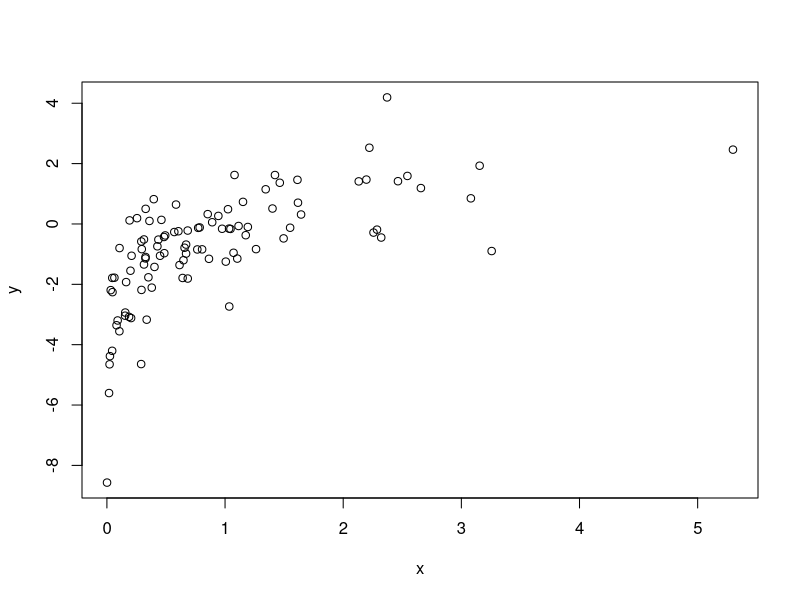
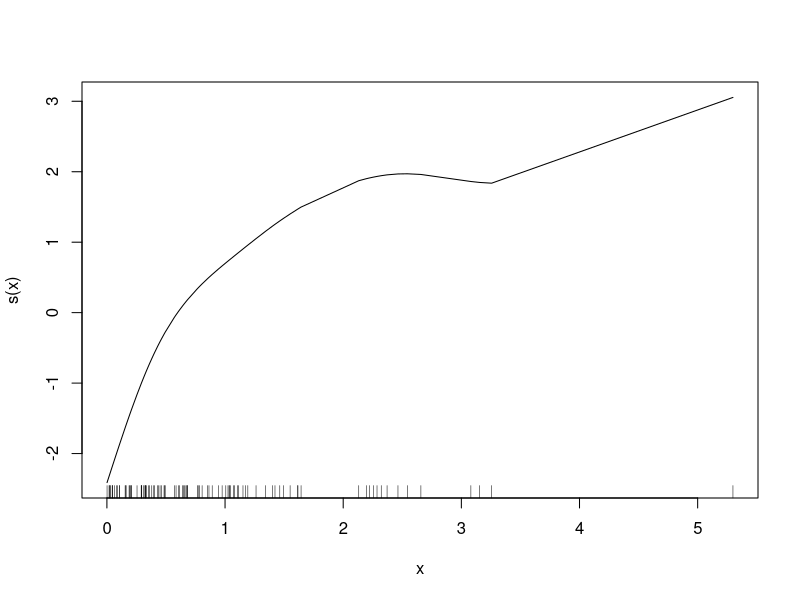
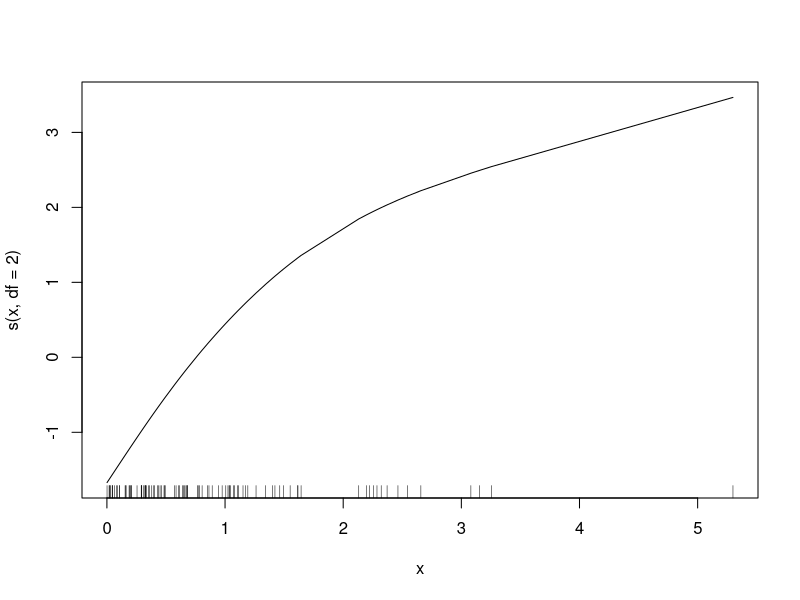
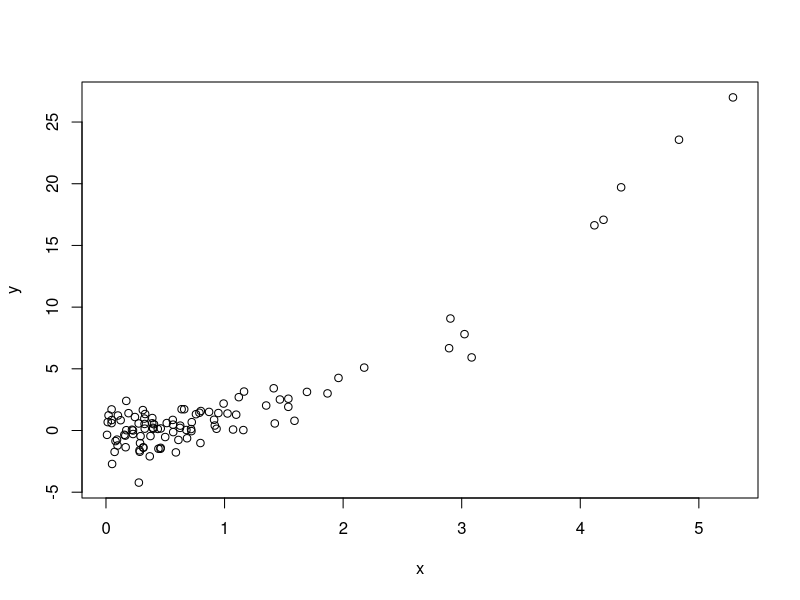
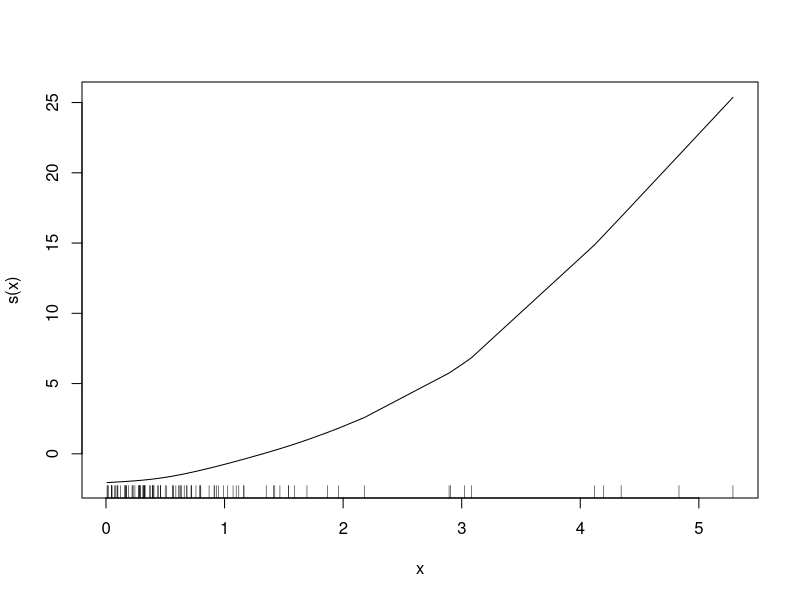

Reproduce these figures in R, in order. (Note: this script raises an error after producing the figures.)


library(gam)

## Sample Data
data = data.frame(event = c('default', 'prepay', 'default', 'full_pay'),
                  install_num = c(1, 3, 2, 4),
                  term = c(5, 15, 3, 4),
                  payment = c(300, 200, 200, 300),
                  amount = c(1000, 2000, 500, 1500),
                  x = rpois(4, lambda=6))

data

## Formatting

expanded = data[c(rep(1, 1), rep(2, 3), rep(3, 2), rep(4, 4)),]
expanded$install_num = c(1:1, 1:3, 1:2, 1:4)
expanded$default = c(1, rep(0, 4), 1, rep(0, 4))
expanded$prepay = c(rep(0, 3), 1, rep(0, 6))
expanded$event = NULL
rownames(expanded) = NULL
expanded
##
x = rexp(100)
y = log(x) + rnorm(100)
data_set = data.frame(x, y)
plot(data_set$x, data_set$y, xlab='x', ylab='y')

## Smooth fit
model = gam(y ~ s(x), data=data_set)
plot(model)

## Smooth fit
model = gam(y ~ s(x, df=2), data=data_set)
plot(model)

## Example
x = rexp(100)
y = x^2 + rnorm(100)
data_set = data.frame(x, y)
plot(data_set$x, data_set$y, xlab='x', ylab='y')


## Smooth fit
model = gam(y ~ s(x), data=data_set)
plot(model)
##
expanded

## Additive hazard model
default_model = gam(default ~ s(install_num) + s(x),
                    data=df,
                    family='binomial')

prepay_model = gam(prepay ~ s(install_num) + s(x),
                   data=df,
                   family='binomial')

## Survival functions
score_function = function(x, loan_term, default_model, prepay_model) {
        # initialize data frame to be scored
        x = data.frame(x)
        x = x[rep(1, loan_term),]
        x$install_num = 1:loan_term
        rownames(x) = NULL
        
        # calculate complement of hazard function by installment
        def_scr = predict(default_model, newdata=x)
        prepay_scr = predict(prepay_model, newdata=x)
        def_scr = 1 / (exp(def_scr) + 1)
        prepay_scr = 1 / (exp(prepay_scr) + 1)
        
        # calculate default and prepayment curves
        surv_func = data.frame(default_curve = cumprod(def_scr),
                               prepay_curve = cumprod(prepay_scr))
        
        return(surv_func)
}

## Interest calculation
library(nleqslv)
get_interest = function(loan_term, loan_amount, payment_amount) {
        nleqslv(x=1,
                fn=function(x) {
                        loan_amount / sum((1 + x)^(-(1:loan_term))) - payment_amount
                })$x

}
## Amortization schedule
amortize = function(loan_term, loan_amount, payment_amount) {
        # initialize amortization schedule data frame and calculate interest
        schedule = data.frame(payment = rep(payment_amount, loan_term),
                              principal_payment = rep(0, loan_term),
                              interest_payment = rep(0, loan_term),
                              remaining_principal = rep(0, loan_term))
        rate = get_interest(loan_term, loan_amount, payment_amount)
        interest = loan_amount * rate
        
        # iteratively populate and return schedule
        schedule[1, 'interest_payment'] = interest
        schedule[1, 'principal_payment'] = payment_amount - interest
        schedule[1, 'remaining_principal'] = loan_amount - schedule[1, 'principal_payment']
        
        for (i in 2:loan_term) {
                schedule[i, 'interest_payment'] =  schedule[i - 1, 'remaining_principal'] * rate
                schedule[i, 'principal_payment'] =  payment_amount - schedule[i, 'interest_payment']
                schedule[i, 'remaining_principal'] =  schedule[i - 1, 'remaining_principal'] - 
                        schedule[i, 'principal_payment']
        }
        return(schedule)
}

## Amortization schedule

amortize(10, 1000, 120)

## Putting it all together
compute_cash_flow(x,
                  loan_term,
                  loan_amount,
                  payment_amount,
                  default_model,
                  prepay_model,
                  j=0)
